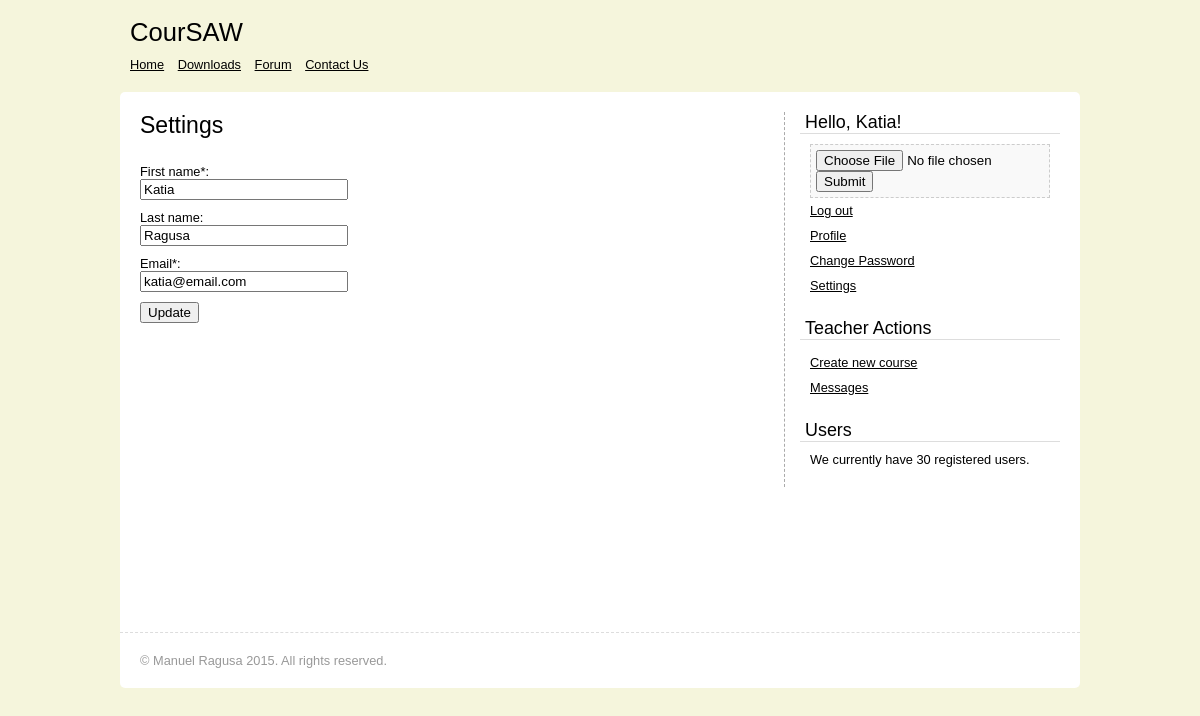
The app's page /settings.php (signed in) with its own data.
### tables this page shows
CREATE TABLE users (
    user_id INT NOT NULL AUTO_INCREMENT PRIMARY KEY,
    username VARCHAR(32) NOT NULL,
    password VARCHAR(128) NOT NULL,
    first_name VARCHAR(32) NOT NULL,
    last_name VARCHAR(32) NOT NULL,
    email VARCHAR(1024) NOT NULL,
    active INT NOT NULL DEFAULT 1,
    teacher INT NOT NULL DEFAULT 0,
    profile VARCHAR(55) NOT NULL
);

### core/init.php (called while the page is built, shortened)
<?php
require 'database/connect.php';
require 'functions/users.php';
if (logged_in() === true) {
	$session_user_id = $_SESSION['user_id'];
	$user_data = user_data($session_user_id, 'user_id', 'username', 'password', 'first_name', 'last_name', 'email', 'profile', 'teacher');
}
?>

### core/functions/users.php (called while the page is built, shortened)
<?php
function user_data($user_id) {
	global $mysqli;
	$user_id = (int)$user_id;
	$func_num_args = func_num_args();
	$func_get_args = func_get_args();
	if ($func_num_args > 0) {
		unset($func_get_args[0]);
		$fields = implode(', ', $func_get_args);
		$query = "SELECT " . $fields . " FROM users WHERE user_id = ?";
		$stmt = $mysqli->prepare($query);
		$stmt->bind_param('i', $user_id);
		$stmt->execute();
		$data = $stmt->get_result()->fetch_assoc();
		return $data;
	}
}
?>

### settings.php (the view, shortened to what this page needs)
<?php
include 'core/init.php';
include 'includes/overall/header.php';
?>
<h1>Settings</h1>
<form action="" method="post">
	<ul>
		<li>
			First name*:<br />
			<input type="text" name="first_name" value="<?php echo $user_data['first_name']; ?>">
		</li>
		<li>
			Last name:<br />
			<input type="text" name="last_name" value="<?php echo $user_data['last_name']; ?>">
		</li>
		<li>
			Email*:<br />
			<input type="text" name="email" value="<?php echo $user_data['email']; ?>">
		</li>
		<li>
			<input type="submit" value="Update">
		</li>
	</ul>
</form>
<?php
include 'includes/overall/footer.php';
?>

### includes/widgets/loggedin.php (shortened to what this page needs)
<div class="widget">
	<h2>Hello, <?php echo $user_data['first_name']; ?>!</h2>
	<div class="inner">
		<div class="profile">
			<form action="" method="POST" enctype="multipart/form-data">
				<input type="file" name="profile"> <input type="submit">
			</form>
		</div>
		<ul>
			<li>
				<a href="logout.php">Log out</a>
			</li>
			<li>
				<a href="<?php echo $user_data['username']; ?>">Profile</a>
			</li>
			<li>
				<a href="changepassword.php">Change Password</a>
			</li>
			<li>
				<a href="settings.php">Settings</a>
			</li>
		</ul>
	</div>
</div>

### css/screen.css (style rules this page uses)
ul { padding: 0; margin: 0 0 20px 0; list-style: none; }
h1, h2 { padding: 0; margin: 0 0 20px 0; font-weight: normal; }
a:link, a:visited { text-decoration: underline; color: #000; }
ul li { padding: 5px 0; }
ul li input[type="text"], ul li input[type="password"] { width: 200px; }
h1 { font-size: 1.8em; }
h2 { font-size: 1.4em; }
body { background: #F5F5DC; font-family: Arial; font-size: 0.8em; }
.widget { margin-bottom: 20px; }
.widget h2 { margin: 0 0 10px 0; padding: 0 5px; font-weight: normal; border-bottom: 1px solid #ddd; }
.widget .inner { margin: 0 10px; }
.profile { background: #f9f9f9; border: 1px dashed #ccc; padding: 5px; }

### records on screen
users: first_name "Katia", last_name "Ragusa", email "katia@email.com"

### other values on screen
user_count() "30"
$suffix "s"
